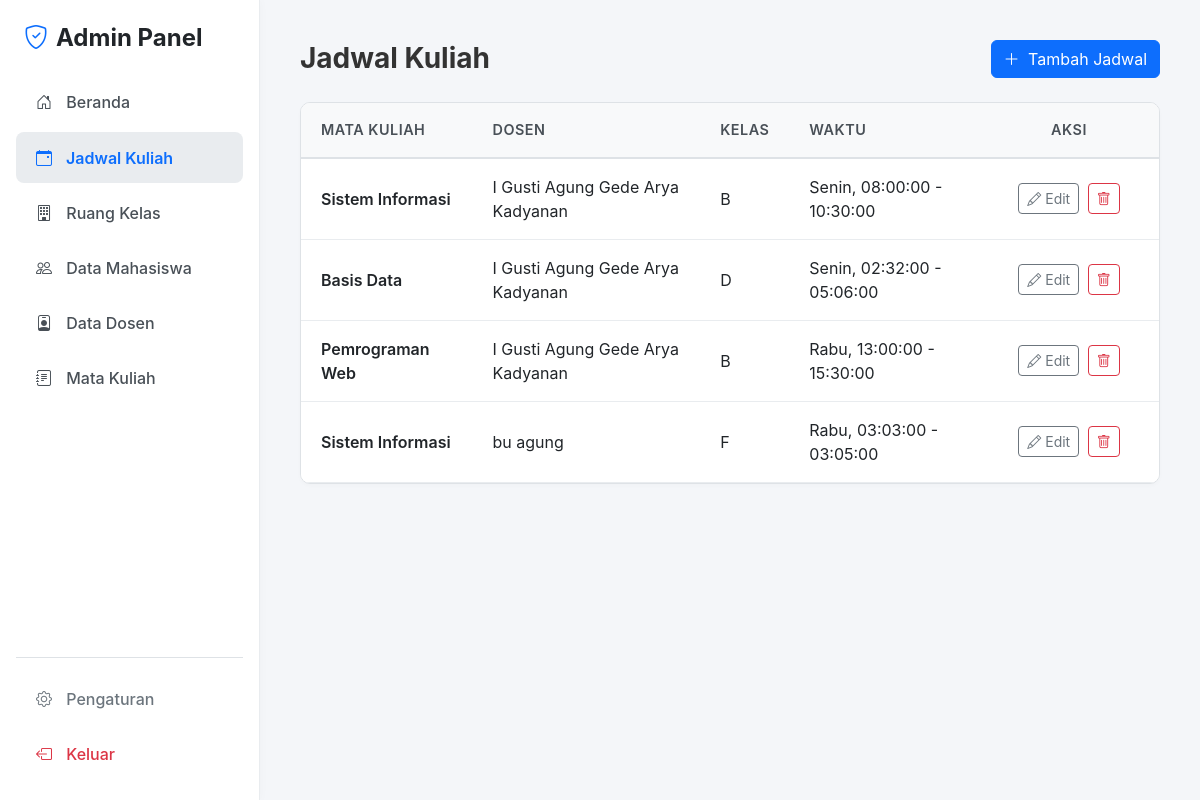
Screenshot of /admin/dashboard.php?page=jadwal (signed in) with the database file from the repository.
### tables this page shows
CREATE TABLE `jadwal_kuliah` (
  `id` int(11) NOT NULL,
  `mata_kuliah_id` int(11) NOT NULL,
  `dosen_id` int(11) NOT NULL,
  `kelas_id` int(11) DEFAULT NULL,
  `hari` enum('Senin','Selasa','Rabu','Kamis','Jumat','Sabtu') NOT NULL,
  `jam_mulai` time NOT NULL,
  `jam_selesai` time NOT NULL
);

CREATE TABLE `mata_kuliah` (
  `id` int(11) NOT NULL,
  `kode_mk` varchar(20) NOT NULL,
  `nama_mk` varchar(100) NOT NULL,
  `sks` tinyint(4) NOT NULL,
  `semester` tinyint(4) NOT NULL
);

CREATE TABLE `dosen` (
  `id` int(11) NOT NULL,
  `user_id` int(11) NOT NULL,
  `nidn` varchar(20) NOT NULL,
  `nama_lengkap` varchar(100) NOT NULL
);

CREATE TABLE `kelas` (
  `id` int(11) NOT NULL,
  `nama_kelas` varchar(50) NOT NULL
);

### admin/dashboard.php (the view, shortened to what this page needs)
<?php
include '../config/database.php';
$page = isset($_GET['page']) ? $_GET['page'] : 'main';
$jml_mhs = mysqli_num_rows(mysqli_query($conn, "SELECT id FROM mahasiswa"));
$jml_dsn = mysqli_num_rows(mysqli_query($conn, "SELECT id FROM dosen"));
$jml_kls = mysqli_num_rows(mysqli_query($conn, "SELECT id FROM kelas"));
$jml_jdw = mysqli_num_rows(mysqli_query($conn, "SELECT id FROM jadwal_kuliah"));
?>
<!DOCTYPE html>
<html lang="id">
<head>
    <link href="https://cdn.jsdelivr.net/npm/bootstrap@5.3.0/dist/css/bootstrap.min.css" rel="stylesheet">
    <link rel="stylesheet" href="https://cdn.jsdelivr.net/npm/bootstrap-icons@1.10.5/font/bootstrap-icons.css">
</head>
<body>
    <aside class="sidebar p-3">
        <div class="mb-4 px-2 mt-2">
            <h4 class="m-0 fw-bold text-dark"><i class="bi bi-shield-check text-primary me-2"></i>Admin Panel</h4>
        </div>
        <nav class="nav flex-column flex-grow-1">
            <a class="nav-link <?php echo $page == 'main' ? 'active' : ''; ?>" href="dashboard.php?page=main">
                <i class="bi bi-house-door"></i> Beranda
            </a>
            <a class="nav-link <?php echo $page == 'jadwal' ? 'active' : ''; ?>" href="dashboard.php?page=jadwal">
                <i class="bi bi-calendar-event"></i> Jadwal Kuliah
            </a>
            <a class="nav-link <?php echo $page == 'kelas' ? 'active' : ''; ?>" href="dashboard.php?page=kelas">
                <i class="bi bi-building"></i> Ruang Kelas
            </a>
            <a class="nav-link <?php echo $page == 'mahasiswa' ? 'active' : ''; ?>" href="dashboard.php?page=mahasiswa">
                <i class="bi bi-people"></i> Data Mahasiswa
            </a>
            <a class="nav-link <?php echo $page == 'dosen' ? 'active' : ''; ?>" href="dashboard.php?page=dosen">
                <i class="bi bi-person-badge"></i> Data Dosen
            </a>
            <a class="nav-link <?php echo $page == 'matkul' ? 'active' : ''; ?>" href="dashboard.php?page=matkul">
                <i class="bi bi-journal-text"></i> Mata Kuliah
            </a>
        </nav>
        <div class="mt-auto border-top pt-3">
            <a class="nav-link text-secondary <?php echo $page == 'setting' ? 'active' : ''; ?>" href="dashboard.php?page=setting">
                <i class="bi bi-gear text-secondary"></i> Pengaturan
            </a>
            <a class="nav-link text-danger mt-1" href="../index.php">
                <i class="bi bi-box-arrow-left text-danger"></i> Keluar
            </a>
        </div>
    </aside>
    <main class="main-content">
        <?php if($page == 'main'): ?>
            <h3 class="fw-bold mb-4">Ringkasan Sistem</h3>
            <div class="row g-4 mb-4">
                <div class="col-md-6 col-lg-3">
                    <div class="card border-0 shadow-sm rounded-3">
                        <div class="card-body p-4">
                            <h6 class="text-muted fw-bold mb-2 text-uppercase">Mahasiswa</h6>
                            <h2 class="m-0 fw-bold"><?php echo $jml_mhs; ?></h2>
                        </div>
                    </div>
                </div>
                <div class="col-md-6 col-lg-3">
                    <div class="card border-0 shadow-sm rounded-3">
                        <div class="card-body p-4">
                            <h6 class="text-muted fw-bold mb-2 text-uppercase">Ruang Kelas</h6>
                            <h2 class="m-0 fw-bold"><?php echo $jml_kls; ?></h2>
                        </div>
                    </div>
                </div>
                <div class="col-md-6 col-lg-3">
                    <div class="card border-0 shadow-sm rounded-3">
                        <div class="card-body p-4">
                            <h6 class="text-muted fw-bold mb-2 text-uppercase">Data Dosen</h6>
                            <h2 class="m-0 fw-bold"><?php echo $jml_dsn; ?></h2>
                        </div>
                    </div>
                </div>
                <div class="col-md-6 col-lg-3">
                    <div class="card border-0 shadow-sm rounded-3">
                        <div class="card-body p-4">
                            <h6 class="text-muted fw-bold mb-2 text-uppercase">Jadwal Aktif</h6>
                            <h2 class="m-0 fw-bold"><?php echo $jml_jdw; ?></h2>
                        </div>
                    </div>
                </div>
            </div>
        <?php elseif($page == 'jadwal'): ?>
            <div class="d-flex justify-content-between align-items-center mb-4">
                <h3 class="fw-bold m-0">Jadwal Kuliah</h3>
                <button class="btn btn-primary" data-bs-toggle="modal" data-bs-target="#modalJadwal"><i class="bi bi-plus-lg me-1"></i> Tambah Jadwal</button>
            </div>
            <div class="table-wrapper">
                <div class="table-responsive">
                    <table class="table table-hover">
                        <thead><tr><th>Mata Kuliah</th><th>Dosen</th><th>Kelas</th><th>Waktu</th><th class="text-center" style="width: 180px;">Aksi</th></tr></thead>
                        <tbody>
                            <?php
                            $q = mysqli_query($conn, "SELECT j.*, m.nama_mk, d.nama_lengkap AS nama_dosen, k.nama_kelas FROM jadwal_kuliah j JOIN mata_kuliah m ON j.mata_kuliah_id = m.id JOIN dosen d ON j.dosen_id = d.id JOIN kelas k ON j.kelas_id = k.id ORDER BY j.hari ASC");
                            if(mysqli_num_rows($q) > 0) {
                                while($r = mysqli_fetch_assoc($q)){
                                    echo "<tr>
                                            <td class='fw-semibold'>{$r['nama_mk']}</td>
                                            <td>{$r['nama_dosen']}</td>
                                            <td>{$r['nama_kelas']}</td>
                                            <td>{$r['hari']}, {$r['jam_mulai']} - {$r['jam_selesai']}</td>
                                            <td class='text-center'>
                                                <button class='btn btn-sm btn-outline-secondary' data-bs-toggle='modal' data-bs-target='#editJadwal{$r['id']}'><i class='bi bi-pencil'></i> Edit</button>
                                                <a href='dashboard.php?page=jadwal&action=delete&id={$r['id']}' class='btn btn-sm btn-outline-danger ms-1' onclick='return confirm(\"Yakin hapus jadwal ini?\")'><i class='bi bi-trash'></i></a>
                                            </td>
                                          </tr>";
                                }
                            } else {
                                echo "<tr><td colspan='5' class='text-center text-muted py-4'>Tidak ada data jadwal kuliah.</td></tr>";
                            }
                            ?>
                        </tbody>
                    </table>
                </div>
            </div>
        <?php endif; ?>
    </main>
</body>
</html>

### admin/dashboard.php (style rules this page uses)
body { background-color: #f4f6f9; font-family: -apple-system, BlinkMacSystemFont, "Segoe UI", Roboto, "Helvetica Neue", Arial, sans-serif; color: #333; }
.sidebar { width: 260px; position: fixed; top: 0; left: 0; height: 100vh; background-color: #ffffff; border-right: 1px solid #e9ecef; z-index: 100; display: flex; flex-direction: column; box-shadow: 2px 0 8px rgba(0,0,0,0.02); }
.main-content { margin-left: 260px; padding: 2.5rem; min-height: 100vh; }
.nav-link { color: #495057; padding: 0.85rem 1.25rem; border-radius: 8px; margin-bottom: 0.25rem; font-weight: 500; transition: all 0.2s; }
.nav-link.active { background-color: #e9ecef; color: #0d6efd; font-weight: 600; }
.nav-link i { width: 24px; text-align: center; margin-right: 10px; color: inherit; }
.table-wrapper { background: #fff; border: 1px solid #dee2e6; border-radius: 10px; overflow: hidden; box-shadow: 0 2px 4px rgba(0,0,0,0.02); }
.table { margin-bottom: 0; }
.table th { background-color: #f8f9fa; border-bottom: 2px solid #dee2e6; font-weight: 600; color: #495057; padding: 1rem 1.25rem; font-size: 0.9rem; text-transform: uppercase; letter-spacing: 0.5px; }
.table td { padding: 1rem 1.25rem; vertical-align: middle; border-bottom: 1px solid #e9ecef; color: #212529; }

### rows the page displays
jadwal_kuliah: mata_kuliah.nama_mk "Sistem Informasi", dosen.nama_lengkap "I Gusti Agung Gede Arya Kadyanan", kelas.nama_kelas "B", hari "Senin", jam_mulai "08:00:00", jam_selesai "10:30:00"
jadwal_kuliah: mata_kuliah.nama_mk "Basis Data", dosen.nama_lengkap "I Gusti Agung Gede Arya Kadyanan", kelas.nama_kelas "D", hari "Senin", jam_mulai "02:32:00", jam_selesai "05:06:00"
jadwal_kuliah: mata_kuliah.nama_mk "Pemrograman Web", dosen.nama_lengkap "I Gusti Agung Gede Arya Kadyanan", kelas.nama_kelas "B", hari "Rabu", jam_mulai "13:00:00", jam_selesai "15:30:00"
jadwal_kuliah: mata_kuliah.nama_mk "Sistem Informasi", dosen.nama_lengkap "bu agung", kelas.nama_kelas "F", hari "Rabu", jam_mulai "03:03:00", jam_selesai "03:05:00"
